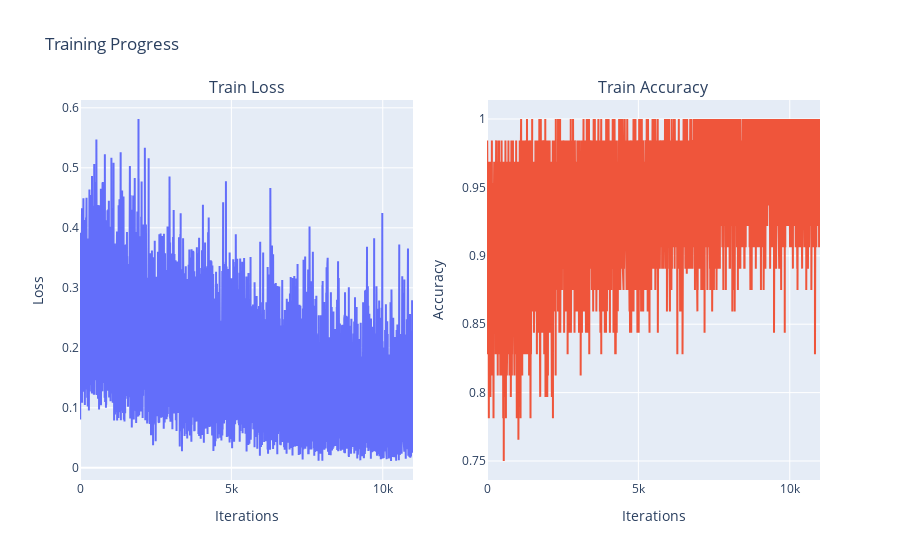

Write notebook code for a chart like this one.
### Code cell
import plotly.graph_objects as go
from plotly.subplots import make_subplots

# 시각화
fig = make_subplots(rows=1, cols=2, subplot_titles=("Train Loss", "Train Accuracy"))

# Loss 그래프
fig.add_trace(
    go.Scatter(x=list(range(len(train_losses_epoch))), y=train_losses_epoch, mode='lines', name='Train Loss'),
    row=1, col=1
)
fig.update_xaxes(title_text="Iterations", row=1, col=1)
fig.update_yaxes(title_text="Loss", row=1, col=1)

# Accuracy 그래프
fig.add_trace(
    go.Scatter(x=list(range(len(train_accs_epoch))), y=train_accs_epoch, mode='lines', name='Train Accuracy'),
    row=1, col=2
)
fig.update_xaxes(title_text="Iterations", row=1, col=2)
fig.update_yaxes(title_text="Accuracy", row=1, col=2)

fig.update_layout(title="Training Progress", showlegend=False)
fig.show()

### Figure 1 — Plotly figure (JSON) as saved in the notebook; plotly's stock layout.template omitted (floating-point values rounded to 4 significant figures; data arrays with more than 128 entries replaced by an {"elided": "..."} marker saying what was removed)
{"data": [{"mode": "lines", "name": "Train Loss", "type": "scatter", "x": {"elided": "11000 int values"}, "xaxis": "x", "y": {"elided": "11000 float values"}, "yaxis": "y"}, {"mode": "lines", "name": "Train Accuracy", "type": "scatter", "x": {"elided": "11000 int values"}, "xaxis": "x2", "y": {"elided": "11000 float values"}, "yaxis": "y2"}], "layout": {"annotations": [{"font": {"size": 16}, "showarrow": false, "text": "Train Loss", "x": 0.225, "xanchor": "center", "xref": "paper", "y": 1, "yanchor": "bottom", "yref": "paper"}, {"font": {"size": 16}, "showarrow": false, "text": "Train Accuracy", "x": 0.775, "xanchor": "center", "xref": "paper", "y": 1, "yanchor": "bottom", "yref": "paper"}], "showlegend": false, "title": {"text": "Training Progress"}, "xaxis": {"anchor": "y", "domain": [0, 0.45], "title": {"text": "Iterations"}}, "xaxis2": {"anchor": "y2", "domain": [0.55, 1], "title": {"text": "Iterations"}}, "yaxis": {"anchor": "x", "domain": [0, 1], "title": {"text": "Loss"}}, "yaxis2": {"anchor": "x2", "domain": [0, 1], "title": {"text": "Accuracy"}}}}
